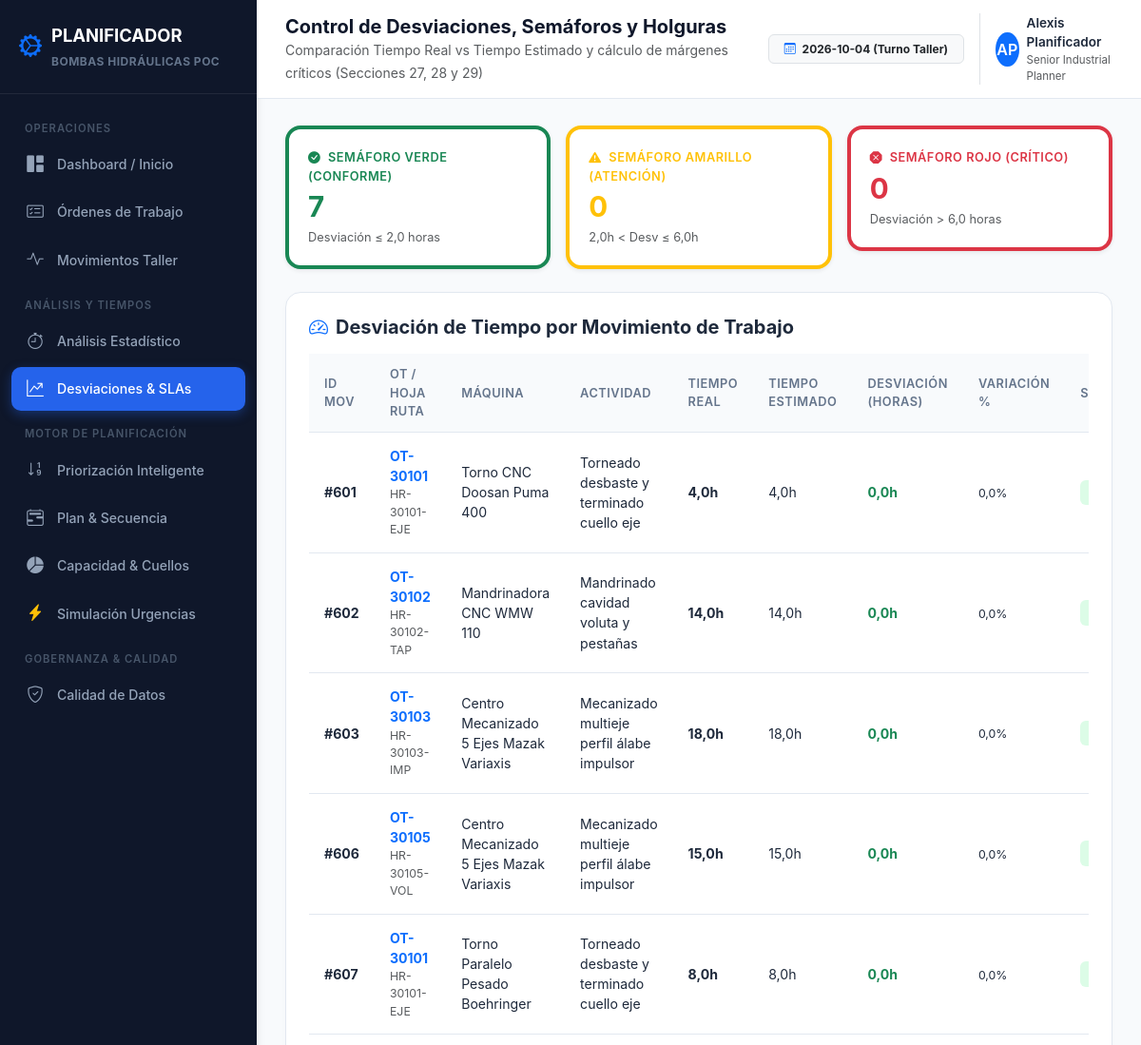
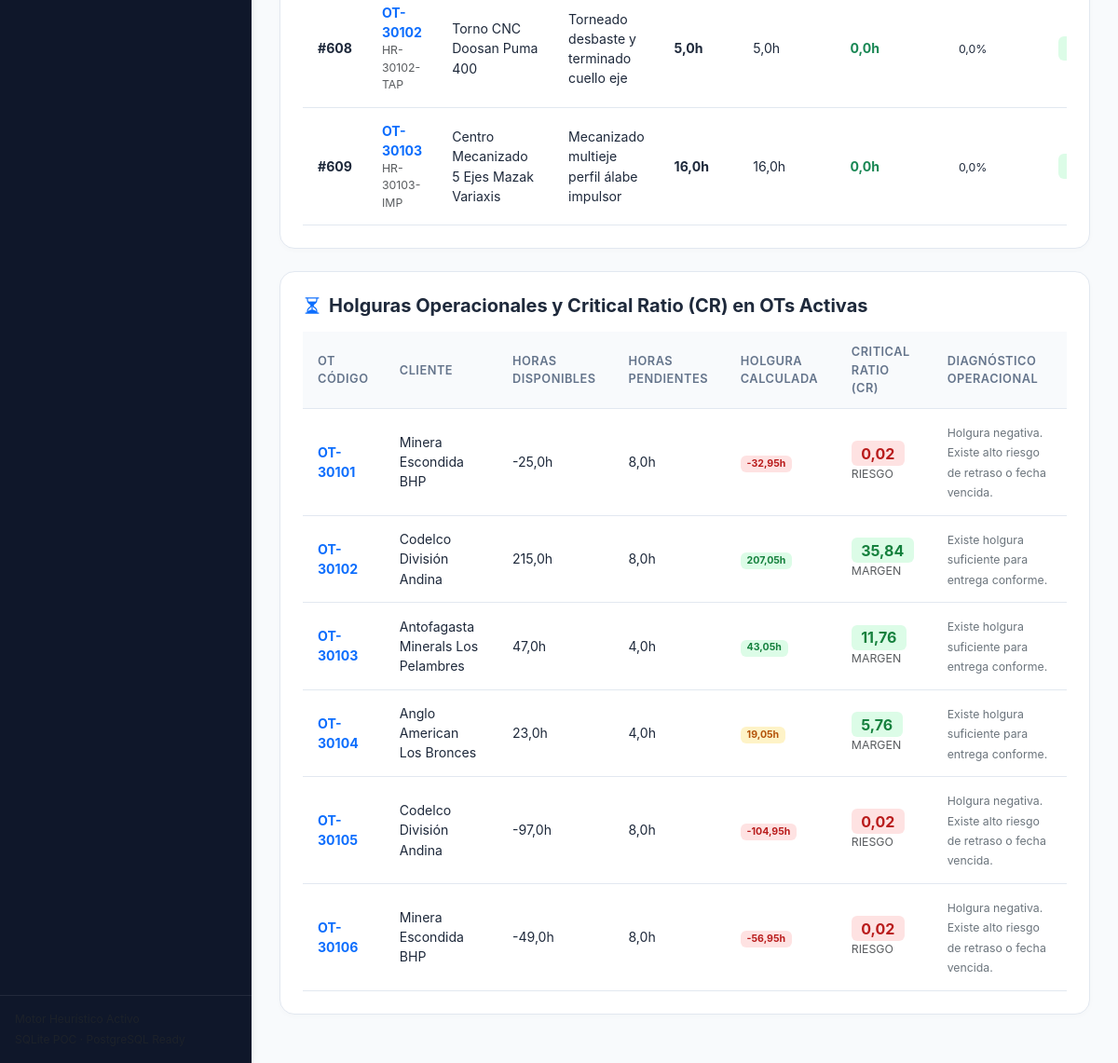
Page /analytics/desviaciones/ on the committed database (2 pictures, top to bottom).
### planning/models.py (models this page shows, shortened)
class PocConfigPriorizacion(models.Model):
    nombre = models.CharField(max_length=100, default='Configuración Estándar POC')
    peso_due_date = models.FloatField(default=0.40, help_text='Peso Fecha de Entrega (0.0 a 1.0)')
    peso_holgura = models.FloatField(default=0.25, help_text='Peso Holgura Operacional (0.0 a 1.0)')
    peso_impacto = models.FloatField(default=0.20, help_text='Peso Impacto / Criticidad de Componentes (0.0 a 1.0)')
    peso_wspt = models.FloatField(default=0.10, help_text='Peso Regla WSPT (0.0 a 1.0)')
    peso_comercial = models.FloatField(default=0.05, help_text='Peso Prioridad Comercial (0.0 a 1.0)')
    umbral_amarillo_horas = models.FloatField(default=2.0, help_text='Desviación en horas para semáforo AMARILLO')
    umbral_rojo_horas = models.FloatField(default=6.0, help_text='Desviación en horas para semáforo ROJO')
    costo_hora_hombre = models.FloatField(default=25.0, help_text='Costo hora hombre (USD/CLP)')
    costo_hora_maquina = models.FloatField(default=45.0, help_text='Costo hora máquina (USD/CLP)')
    is_active = models.BooleanField(default=True)
    created_at = models.DateTimeField(auto_now_add=True)
    updated_at = models.DateTimeField(auto_now=True)
    class Meta:
        db_table = 'poc_config_priorizacion'
        verbose_name = 'Configuración de Priorización POC'
        verbose_name_plural = 'Configuraciones de Priorización POC'

class MCTMovimientoOrdenTrabajo(models.Model):
    idmovimientoordentrabajo = models.BigIntegerField(primary_key=True, db_column='idmovimientoordentrabajo')
    idordentrabajo = models.ForeignKey(MCTOrdenTrabajo, on_delete=models.DO_NOTHING, db_column='idordentrabajo', null=True, blank=True, db_constraint=False, related_name='movimientos')
    idhojaruta = models.ForeignKey(MCTHojaRuta, on_delete=models.DO_NOTHING, db_column='idhojaruta', null=True, blank=True, db_constraint=False, related_name='movimientos')
    codhojaruta = models.CharField(max_length=50, null=True, blank=True, db_column='codhojaruta')
    idparte = models.ForeignKey(MCTParte, on_delete=models.DO_NOTHING, db_column='idparte', null=True, blank=True, db_constraint=False)
    idmaquina = models.ForeignKey(MCTMaquina, on_delete=models.DO_NOTHING, db_column='idmaquina', null=True, blank=True, db_constraint=False, related_name='movimientos')
    idseccion = models.ForeignKey(MCTSeccion, on_delete=models.DO_NOTHING, db_column='idseccion', null=True, blank=True, db_constraint=False)
    idactividad = models.ForeignKey(MCTActividad, on_delete=models.DO_NOTHING, db_column='idactividad', null=True, blank=True, db_constraint=False)
    idaccion = models.BigIntegerField(null=True, blank=True, db_column='idaccion')
    fechainicio = models.DateTimeField(null=True, blank=True, db_column='fechainicio')
    fechatermino = models.DateTimeField(null=True, blank=True, db_column='fechatermino')
    codigoaccion = models.CharField(max_length=50, null=True, blank=True, db_column='codigoaccion')
    estadoactividad = models.BigIntegerField(default=1, db_column='estadoactividad')  # 1: En proceso / abierto, 2: Terminado / cerrado, 3: Bloqueado
    numeroinspeccion = models.CharField(max_length=50, null=True, blank=True, db_column='numeroinspeccion')
    idoperador = models.ForeignKey(MCTOperador, on_delete=models.DO_NOTHING, db_column='idoperador', null=True, blank=True, db_constraint=False, related_name='movimientos')
    tiempotrabajado = models.BigIntegerField(null=True, blank=True, db_column='tiempotrabajado')
    idmotivocierre = models.BigIntegerField(null=True, blank=True, db_column='idmotivocierre')
    idcausacierre = models.BigIntegerField(null=True, blank=True, db_column='idcausacierre')
    observacion = models.CharField(max_length=500, null=True, blank=True, db_column='observacion')
    reprocesosol = models.CharField(max_length=100, null=True, blank=True, db_column='reprocesosol')
    reprocesocc = models.CharField(max_length=100, null=True, blank=True, db_column='reprocesocc')
    checkncbomba = models.BooleanField(default=False, db_column='checkncbomba')
    class Meta:
        managed = False
        db_table = 'mct_movimientoordentrabajo'
        verbose_name = 'Movimiento de Orden de Trabajo'
        verbose_name_plural = 'Movimientos de Órdenes de Trabajo'

class MCTMaquina(models.Model):
    idmaquina = models.BigIntegerField(primary_key=True, db_column='idmaquina')
    idsubseccion = models.BigIntegerField(null=True, blank=True, db_column='idsubseccion')
    nombremaquina = models.CharField(max_length=100, db_column='nombremaquina')
    codigomaquina = models.CharField(max_length=20, null=True, blank=True, db_column='codigomaquina')
    estado = models.IntegerField(default=1, db_column='estado')
    class Meta:
        managed = False
        db_table = 'mct_maquina'
        verbose_name = 'Máquina'
        verbose_name_plural = 'Máquinas'

class MCTActividad(models.Model):
    idactividad = models.BigIntegerField(primary_key=True, db_column='idactividad')
    nombreactividad = models.CharField(max_length=150, db_column='nombreactividad')
    estado = models.BigIntegerField(default=1, db_column='estado')
    class Meta:
        managed = False
        db_table = 'mct_actividad'
        verbose_name = 'Actividad'
        verbose_name_plural = 'Actividades'

class MCTOrdenTrabajo(models.Model):
    idordentrabajo = models.BigIntegerField(primary_key=True, db_column='idordentrabajo')
    idcliente = models.ForeignKey(MCTCliente, on_delete=models.DO_NOTHING, db_column='idcliente', null=True, blank=True, db_constraint=False)
    idproducto = models.ForeignKey(MCTProducto, on_delete=models.DO_NOTHING, db_column='idproducto', null=True, blank=True, db_constraint=False)
    idcotizacion = models.BigIntegerField(null=True, blank=True, db_column='idcotizacion')
    idtipoorden = models.BigIntegerField(null=True, blank=True, db_column='idtipoorden')
    nombreordentrabajo = models.CharField(max_length=255, null=True, blank=True, db_column='nombreordentrabajo')
    ordencompra = models.BigIntegerField(null=True, blank=True, db_column='ordencompra')
    fecharecepcion = models.DateTimeField(null=True, blank=True, db_column='fecharecepcion')
    fechaentrega = models.DateTimeField(null=True, blank=True, db_column='fechaentrega')
    fechasolicitudentrega = models.DateTimeField(null=True, blank=True, db_column='fechasolicitudentrega')
    idusuario = models.BigIntegerField(null=True, blank=True, db_column='idusuario')
    idestadoorden = models.ForeignKey(MCTEstadoOrden, on_delete=models.DO_NOTHING, db_column='idestadoorden', null=True, blank=True, db_constraint=False)
    prioridad = models.BigIntegerField(default=1, db_column='prioridad')  # Escala comercial 1 a 5
    idfamilia = models.BigIntegerField(null=True, blank=True, db_column='idfamilia')
    fechacreacion = models.DateTimeField(null=True, blank=True, db_column='fechacreacion')
    usuariocreacion = models.CharField(max_length=100, null=True, blank=True, db_column='usuariocreacion')
    class Meta:
        managed = False
        db_table = 'mct_ordentrabajo'
        verbose_name = 'Orden de Trabajo'
        verbose_name_plural = 'Órdenes de Trabajo'

class MCTCliente(models.Model):
    idcliente = models.BigIntegerField(primary_key=True, db_column='idcliente')
    rut = models.CharField(max_length=20, null=True, blank=True, db_column='rut')
    digito = models.CharField(max_length=2, null=True, blank=True, db_column='digito')
    nombrecliente = models.CharField(max_length=255, db_column='nombrecliente')
    telefono = models.CharField(max_length=50, null=True, blank=True, db_column='telefono')
    direccion = models.CharField(max_length=255, null=True, blank=True, db_column='direccion')
    email = models.CharField(max_length=100, null=True, blank=True, db_column='email')
    estado = models.BigIntegerField(default=1, db_column='estado')
    class Meta:
        managed = False
        db_table = 'mct_cliente'
        verbose_name = 'Cliente'
        verbose_name_plural = 'Clientes'

### analytics/views.py (the view)
# urls.py: path('desviaciones/', views.analytics_desviaciones_view, name='analytics_desviaciones'),
def analytics_desviaciones_view(request):
    config = PocConfigPriorizacion.objects.filter(is_active=True).first()
    movs = MCTMovimientoOrdenTrabajo.objects.select_related(
        'idordentrabajo', 'idmaquina', 'idoperador', 'idactividad'
    ).filter(fechatermino__isnull=False).all()
    desviaciones = []
    resumen_semaforo = {'VERDE': 0, 'AMARILLO': 0, 'ROJO': 0}
    for m in movs:
        dur = calculate_real_duration(m)
        if dur['es_valido'] and not dur['es_abierto']:
            estimado = (m.tiempotrabajado or 480) / 60.0
            dev = calculate_deviation(dur['duracion_horas'], estimado, config)
            resumen_semaforo[dev['semaforo']] += 1
            desviaciones.append({
                'movimiento': m,
                'desviacion': dev,
                'reproceso': bool(m.reprocesosol or m.reprocesocc or m.checkncbomba)
            })
    ots = MCTOrdenTrabajo.objects.filter(idestadoorden__in=[1, 2, 3]).select_related('idcliente')
    ots_analisis = []
    for ot in ots:
        slack = calculate_slack(ot)
        cr = calculate_critical_ratio(ot)
        ots_analisis.append({
            'ot': ot,
            'slack': slack,
            'critical_ratio': cr
        })
    context = {
        'desviaciones': desviaciones,
        'resumen_semaforo': resumen_semaforo,
        'ots_analisis': ots_analisis,
        'config': config
    }
    return render(request, 'analytics/desviaciones.html', context)

### templates/analytics/desviaciones.html (shortened to what this page needs)
{% extends 'base.html' %}
{% block page_heading %}Control de Desviaciones, Semáforos y Holguras{% endblock %}
{% block page_subheading %}Comparación Tiempo Real vs Tiempo Estimado y cálculo de márgenes críticos (Secciones 27, 28 y 29){% endblock %}
{% block content %}
<div class="row g-3 mb-4">
    <div class="col-md-4">
        <div class="kpi-card shadow-sm border-start border-success border-4">
            <div class="kpi-title text-success"><i class="bi bi-check-circle-fill me-1"></i> Semáforo Verde (Conforme)</div>
            <div class="kpi-value text-success">{{ resumen_semaforo.VERDE }}</div>
            <div class="kpi-subtext text-muted">Desviación &le; {{ config.umbral_amarillo_horas }} horas</div>
        </div>
    </div>
    <div class="col-md-4">
        <div class="kpi-card shadow-sm border-start border-warning border-4">
            <div class="kpi-title text-warning"><i class="bi bi-exclamation-triangle-fill me-1"></i> Semáforo Amarillo (Atención)</div>
            <div class="kpi-value text-warning">{{ resumen_semaforo.AMARILLO }}</div>
            <div class="kpi-subtext text-muted">{{ config.umbral_amarillo_horas }}h &lt; Desv &le; {{ config.umbral_rojo_horas }}h</div>
        </div>
    </div>
    <div class="col-md-4">
        <div class="kpi-card shadow-sm border-start border-danger border-4">
            <div class="kpi-title text-danger"><i class="bi bi-x-octagon-fill me-1"></i> Semáforo Rojo (Crítico)</div>
            <div class="kpi-value text-danger">{{ resumen_semaforo.ROJO }}</div>
            <div class="kpi-subtext text-muted">Desviación &gt; {{ config.umbral_rojo_horas }} horas</div>
        </div>
    </div>
</div>
<div class="modern-card">
    <h5 class="fw-bold mb-3"><i class="bi bi-speedometer2 text-primary me-2"></i>Desviación de Tiempo por Movimiento de Trabajo</h5>
    <div class="table-responsive">
        <table class="table-modern">
            <thead>
                <tr>
                    <th>ID Mov</th>
                    <th>OT / Hoja Ruta</th>
                    <th>Máquina</th>
                    <th>Actividad</th>
                    <th>Tiempo Real</th>
                    <th>Tiempo Estimado</th>
                    <th>Desviación (Horas)</th>
                    <th>Variación %</th>
                    <th>Semáforo</th>
                </tr>
            </thead>
            <tbody>
                {% for item in desviaciones %}
                <tr>
                    <td><strong>#{{ item.movimiento.idmovimientoordentrabajo }}</strong></td>
                    <td>
                        <a href="{% url 'planning_orden_detail' item.movimiento.idordentrabajo_id %}" class="fw-bold text-decoration-none">
                            OT-{{ item.movimiento.idordentrabajo_id }}
                        </a>
                        <div class="text-muted small">{{ item.movimiento.codhojaruta }}</div>
                    </td>
                    <td>{{ item.movimiento.idmaquina.nombremaquina }}</td>
                    <td class="small">{{ item.movimiento.idactividad.nombreactividad }}</td>
                    <td><strong>{{ item.desviacion.tiempo_real_horas }}h</strong></td>
                    <td>{{ item.desviacion.tiempo_estimado_horas }}h</td>
                    <td>
                        <strong class="{% if item.desviacion.desviacion_horas > 0 %}text-danger{% else %}text-success{% endif %}">
                            {% if item.desviacion.desviacion_horas > 0 %}+{% endif %}{{ item.desviacion.desviacion_horas }}h
                        </strong>
                    </td>
                    <td>
                        <span class="small">{{ item.desviacion.desviacion_pct }}%</span>
                    </td>
                    <td>
                        {% if item.desviacion.semaforo == 'VERDE' %}
                            <span class="badge badge-success px-3 py-2">VERDE</span>
                        {% elif item.desviacion.semaforo == 'AMARILLO' %}
                            <span class="badge badge-warning px-3 py-2">AMARILLO</span>
                        {% else %}
                            <span class="badge badge-danger px-3 py-2">ROJO</span>
                        {% endif %}
                    </td>
                </tr>
                {% empty %}
                <tr>
                    <td colspan="9" class="text-center text-muted py-3">No hay movimientos evaluados.</td>
                </tr>
                {% endfor %}
            </tbody>
        </table>
    </div>
</div>
<div class="modern-card">
    <h5 class="fw-bold mb-3"><i class="bi bi-hourglass-split text-primary me-2"></i>Holguras Operacionales y Critical Ratio (CR) en OTs Activas</h5>
    <div class="table-responsive">
        <table class="table-modern">
            <thead>
                <tr>
                    <th>OT Código</th>
                    <th>Cliente</th>
                    <th>Horas Disponibles</th>
                    <th>Horas Pendientes</th>
                    <th>Holgura Calculada</th>
                    <th>Critical Ratio (CR)</th>
                    <th>Diagnóstico Operacional</th>
                </tr>
            </thead>
            <tbody>
                {% for o in ots_analisis %}
                <tr>
                    <td>
                        <a href="{% url 'planning_orden_detail' o.ot.idordentrabajo %}" class="fw-bold text-decoration-none">
                            OT-{{ o.ot.idordentrabajo }}
                        </a>
                    </td>
                    <td>{{ o.ot.idcliente.nombrecliente }}</td>
                    <td>{{ o.slack.horas_disponibles }}h</td>
                    <td>{{ o.slack.horas_pendientes }}h</td>
                    <td>
                        {% if o.slack.holgura <= 0 %}
                            <span class="badge badge-danger">{{ o.slack.holgura }}h</span>
                        {% elif o.slack.holgura <= 24 %}
                            <span class="badge badge-warning">{{ o.slack.holgura }}h</span>
                        {% else %}
                            <span class="badge badge-success">{{ o.slack.holgura }}h</span>
                        {% endif %}
                    </td>
                    <td>
                        <span class="badge badge-{{ o.critical_ratio.badge }} fs-6">{{ o.critical_ratio.cr }}</span>
                        <span class="small text-muted d-block">{{ o.critical_ratio.estado }}</span>
                    </td>
                    <td>
                        <span class="small text-secondary">{{ o.slack.mensaje }}</span>
                    </td>
                </tr>
                {% endfor %}
            </tbody>
        </table>
    </div>
</div>
{% endblock %}

### rows in the picture
PocConfigPriorizacion: umbral_amarillo_horas "2,0", umbral_rojo_horas "6,0"
MCTMovimientoOrdenTrabajo: movimiento.idmovimientoordentrabajo "601", movimiento.idordentrabajo_id "30101", movimiento.codhojaruta "HR-30101-EJE", movimiento.idmaquina.nombremaquina "Torno CNC Doosan Puma 400", movimiento.idactividad.nombreactividad "Torneado desbaste y terminado cuello eje", desviacion.tiempo_real_horas "4,0", desviacion.tiempo_estimado_horas "4,0", desviacion.desviacion_horas "0,0", desviacion.desviacion_pct "0,0"
MCTMovimientoOrdenTrabajo: movimiento.idmovimientoordentrabajo "602", movimiento.idordentrabajo_id "30102", movimiento.codhojaruta "HR-30102-TAP", movimiento.idmaquina.nombremaquina "Mandrinadora CNC WMW 110", movimiento.idactividad.nombreactividad "Mandrinado cavidad voluta y pestañas", desviacion.tiempo_real_horas "14,0", desviacion.tiempo_estimado_horas "14,0", desviacion.desviacion_horas "0,0", desviacion.desviacion_pct "0,0"
MCTMovimientoOrdenTrabajo: movimiento.idmovimientoordentrabajo "603", movimiento.idordentrabajo_id "30103", movimiento.codhojaruta "HR-30103-IMP", movimiento.idmaquina.nombremaquina "Centro Mecanizado 5 Ejes Mazak Variaxis", movimiento.idactividad.nombreactividad "Mecanizado multieje perfil álabe impulsor", desviacion.tiempo_real_horas "18,0", desviacion.tiempo_estimado_horas "18,0", desviacion.desviacion_horas "0,0", desviacion.desviacion_pct "0,0"
MCTMovimientoOrdenTrabajo: movimiento.idmovimientoordentrabajo "606", movimiento.idordentrabajo_id "30105", movimiento.codhojaruta "HR-30105-VOL", movimiento.idmaquina.nombremaquina "Centro Mecanizado 5 Ejes Mazak Variaxis", movimiento.idactividad.nombreactividad "Mecanizado multieje perfil álabe impulsor", desviacion.tiempo_real_horas "15,0", desviacion.tiempo_estimado_horas "15,0", desviacion.desviacion_horas "0,0", desviacion.desviacion_pct "0,0"
MCTMovimientoOrdenTrabajo: movimiento.idmovimientoordentrabajo "607", movimiento.idordentrabajo_id "30101", movimiento.codhojaruta "HR-30101-EJE", movimiento.idmaquina.nombremaquina "Torno Paralelo Pesado Boehringer", movimiento.idactividad.nombreactividad "Torneado desbaste y terminado cuello eje", desviacion.tiempo_real_horas "8,0", desviacion.tiempo_estimado_horas "8,0", desviacion.desviacion_horas "0,0", desviacion.desviacion_pct "0,0"
MCTMovimientoOrdenTrabajo: movimiento.idmovimientoordentrabajo "608", movimiento.idordentrabajo_id "30102", movimiento.codhojaruta "HR-30102-TAP", movimiento.idmaquina.nombremaquina "Torno CNC Doosan Puma 400", movimiento.idactividad.nombreactividad "Torneado desbaste y terminado cuello eje", desviacion.tiempo_real_horas "5,0", desviacion.tiempo_estimado_horas "5,0", desviacion.desviacion_horas "0,0", desviacion.desviacion_pct "0,0"
MCTMovimientoOrdenTrabajo: movimiento.idmovimientoordentrabajo "609", movimiento.idordentrabajo_id "30103", movimiento.codhojaruta "HR-30103-IMP", movimiento.idmaquina.nombremaquina "Centro Mecanizado 5 Ejes Mazak Variaxis", movimiento.idactividad.nombreactividad "Mecanizado multieje perfil álabe impulsor", desviacion.tiempo_real_horas "16,0", desviacion.tiempo_estimado_horas "16,0", desviacion.desviacion_horas "0,0", desviacion.desviacion_pct "0,0"
MCTOrdenTrabajo: ot.idordentrabajo "30101", ot.idcliente.nombrecliente "Minera Escondida BHP", slack.horas_disponibles "-25,0", slack.horas_pendientes "8,0", slack.holgura "-32,95", critical_ratio.cr "0,02", critical_ratio.estado "RIESGO", slack.mensaje "Holgura negativa. Existe alto riesgo de retraso o fecha vencida."
MCTOrdenTrabajo: ot.idordentrabajo "30102", ot.idcliente.nombrecliente "Codelco División Andina", slack.horas_disponibles "215,0", slack.horas_pendientes "8,0", slack.holgura "207,05", critical_ratio.cr "35,84", critical_ratio.estado "MARGEN", slack.mensaje "Existe holgura suficiente para entrega conforme."
MCTOrdenTrabajo: ot.idordentrabajo "30103", ot.idcliente.nombrecliente "Antofagasta Minerals Los Pelambres", slack.horas_disponibles "47,0", slack.horas_pendientes "4,0", slack.holgura "43,05", critical_ratio.cr "11,76", critical_ratio.estado "MARGEN", slack.mensaje "Existe holgura suficiente para entrega conforme."
MCTOrdenTrabajo: ot.idordentrabajo "30104", ot.idcliente.nombrecliente "Anglo American Los Bronces", slack.horas_disponibles "23,0", slack.horas_pendientes "4,0", slack.holgura "19,05", critical_ratio.cr "5,76", critical_ratio.estado "MARGEN", slack.mensaje "Existe holgura suficiente para entrega conforme."
MCTOrdenTrabajo: ot.idordentrabajo "30105", ot.idcliente.nombrecliente "Codelco División Andina", slack.horas_disponibles "-97,0", slack.horas_pendientes "8,0", slack.holgura "-104,95", critical_ratio.cr "0,02", critical_ratio.estado "RIESGO", slack.mensaje "Holgura negativa. Existe alto riesgo de retraso o fecha vencida."
MCTOrdenTrabajo: ot.idordentrabajo "30106", ot.idcliente.nombrecliente "Minera Escondida BHP", slack.horas_disponibles "-49,0", slack.horas_pendientes "8,0", slack.holgura "-56,95", critical_ratio.cr "0,02", critical_ratio.estado "RIESGO", slack.mensaje "Holgura negativa. Existe alto riesgo de retraso o fecha vencida."

### other values in the picture
{{ resumen_semaforo.VERDE }} "7"
{{ resumen_semaforo.AMARILLO }} "0"
{{ resumen_semaforo.ROJO }} "0"
